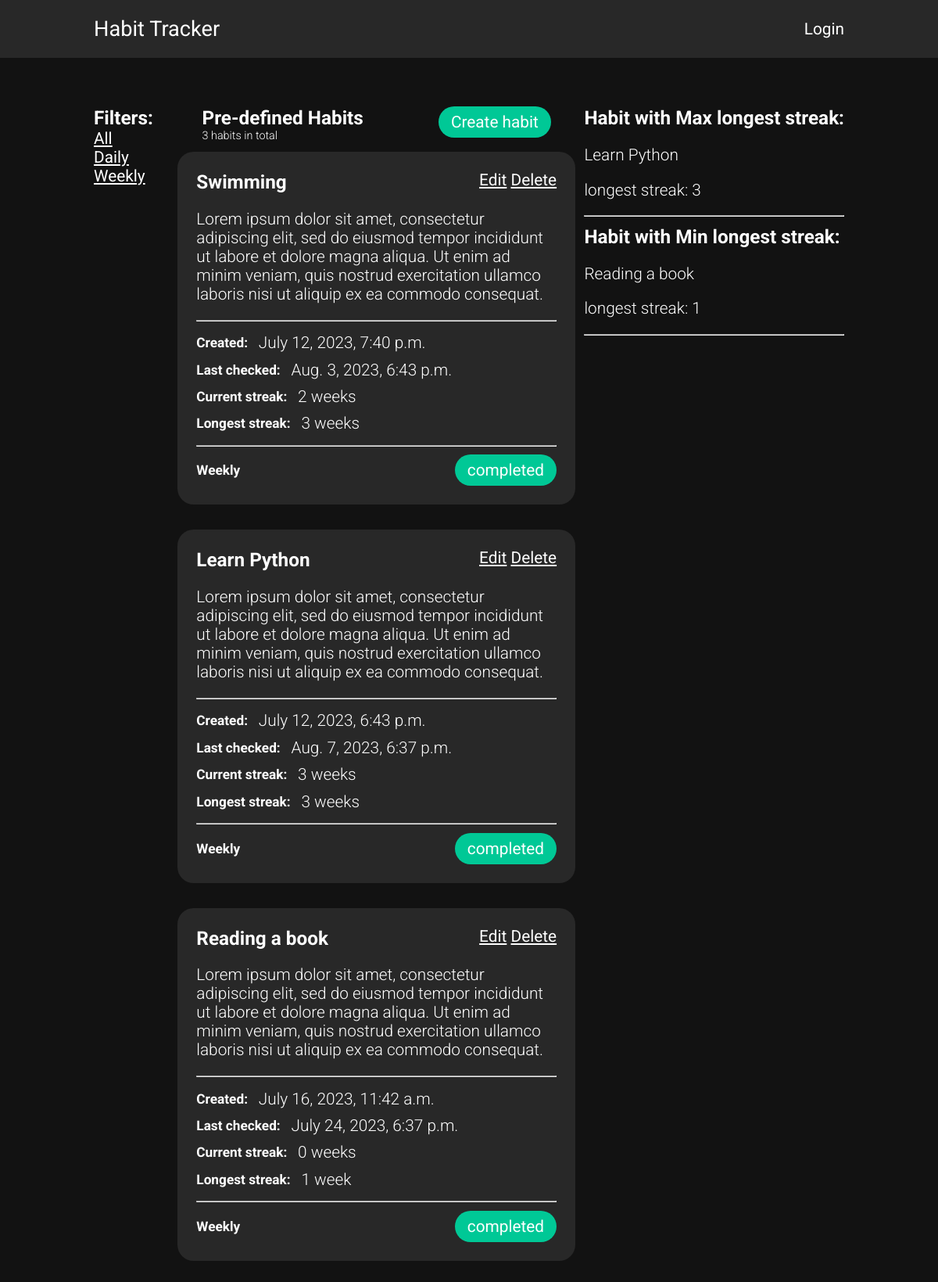
The app's page /?q=Weekly with its own data.
### base/models.py (models this page shows, shortened)
class Habit(models.Model):
    user = models.ForeignKey(User, on_delete=models.SET_NULL, null=True)
    name = models.CharField(max_length=200)
    task = models.TextField(null= True, blank=True)
    periodicity = models.CharField(max_length=10, choices=Choices, default='Daily')
    last_check = models.DateTimeField(default= dt.datetime.now())
    created = models.DateTimeField(auto_now_add=True)
    streak = models.IntegerField(default=0)
    longest_streak = models.IntegerField(default=0)
    class Meta:
        ordering =['-longest_streak','-created']
    @classmethod
    def uncheck_daily(cls):
            Daily_habits = cls.objects.filter(periodicity='Daily')
            current_date = dt.date.today()
            for Daily_habit in Daily_habits:
                if (current_date - Daily_habit.last_check.date())> dt.timedelta(days=1):
                    Daily_habit.streak=0
                    Daily_habit.save(update_fields=['streak'])
    @classmethod
    def uncheck_weekly(cls):
            Weekly_habits = cls.objects.filter(periodicity='Weekly')
            current_date = dt.date.today()
            for Weekly_habit in Weekly_habits:
                if(current_date.isocalendar()[1] - Weekly_habit.last_check.date().isocalendar()[1])> 1:
                    Weekly_habit.streak=0
                    Weekly_habit.save(update_fields=['streak'])

### base/views.py (the view)
# urls.py: 2. Add a URL to urlpatterns:  path('', views.home, name='home')
def home(request):
    Habit.uncheck_daily()
    Habit.uncheck_weekly()
    if request.user.is_authenticated:
        habits = Habit.objects.filter(user_id=request.user.id)
    else:
        habits = Habit.objects.filter(user_id=2)
    if request.GET.get('q') != None:
        habits = habits_by_periodicity(habits,request.GET.get('q'))
    habit_count = habits.count()
    mls_habit = min_longest_streak(habits)
    MLS_habit = max_longest_streak(habits)
    context = {'habits': habits, 'habit_count': habit_count,'MLS_habit': MLS_habit, 'mls_habit':mls_habit}
    return render(request, 'base/home.html', context)

### base/habit_analysis.py (called while the page is built)
def min_longest_streak(habits):
    return habits.order_by('-longest_streak').last()

def max_longest_streak(habits):
    return habits.order_by('-longest_streak').first()

def habits_by_periodicity(habits,q):
    return habits.filter(periodicity=q)

### base/templates/base/home.html
{% extends 'main.html'%}
{% block content%}
<section class="container row">
<div class="filter">
    <h3>Filters:</h3>
    <div><a href="{% url 'home' %}" class="link underline">All</a></div>
    <div><a href="{% url 'home' %}?q=Daily" class="link underline">Daily</a></div>
    <div><a href="{% url 'home' %}?q=Weekly" class="link underline">Weekly</a></div>
</div>
<div class="main">
    {% if request.user.is_authenticated %}
    <div class="title">
        <div class="main-layout">
            <div>
                <h3>Your Habits:</h3>
                {%if habit_count == 1%}
                    <h6>{{habit_count}} habit in total</h6>
                {%else%}
                    <h6>{{habit_count}} habits in total</h6>
                {% endif %}
            </div>
            <a href="{% url 'create-habit' %}" class="btn">Create habit</a>
        </div>
    </div>
    {% for habit in habits %}
    <div class="habit-card">
        <div class="main-layout">
            <h3>{{habit.name}}</h3>
            <div>
            <a href="{% url 'update-habit' habit.id %}" class="link underline">Edit</a>
            <a href="{% url 'delete-habit' habit.id %}" class="link underline">Delete</a>
            </div>
        </div>
        <p>{{habit.task}}</p>
        <hr>
        <div class="align"><h5>Created:&nbsp&nbsp</h5> <p>{{habit.created}}</p></div>
        <div class="align"><h5>Last checked:&nbsp&nbsp</h5> <p>{{habit.last_check}}</p></div>
        {%if habit.periodicity == 'Daily'%}
        <div class="align"><h5>Current streak:&nbsp&nbsp</h5> <p>{{habit.streak}}{%if habit.streak == 1%} day{%else%} days{%endif%}</p></div>
        <div class="align"><h5>Longest streak:&nbsp&nbsp</h5> <p>{{habit.longest_streak}}{%if habit.longest_streak == 1%} day{%else%} days{%endif%}</p></div>
        {%else%}
        <div class="align"><h5>Current streak:&nbsp&nbsp</h5> <p>{{habit.streak}}{%if habit.streak == 1%} week{%else%} weeks{%endif%}</p></div>
        <div class="align"><h5>Longest streak:&nbsp&nbsp</h5> <p>{{habit.longest_streak}}{%if habit.longest_streak == 1%} week{%else%} weeks{%endif%}</p></div>
        {%endif%}
        <hr>
        <div class="main-layout">
            <h5>{{habit.periodicity}}</h5>
            <a href="{% url 'check-habit' habit.id %}" class="btn">completed</a>
        </div>
    </div>
    {% endfor %}
    {%else%}
    <div class="title">
        <div class="main-layout">
            <div>
                <h3>Pre-defined Habits</h3>
                {%if habit_count == 1%}
                    <h6>{{habit_count}} habit in total</h6>
                {%else%}
                    <h6>{{habit_count}} habits in total</h6>
                {% endif %}
            </div>
            <a href="{% url 'create-habit' %}" class="btn">Create habit</a>
        </div>
    </div>
    {% for habit in habits %}
    <div class="habit-card">
        <div class="main-layout">
            <h3>{{habit.name}}</h3>
            <div>
            <a href="{% url 'update-habit' habit.id %}" class="link underline">Edit</a>
            <a href="{% url 'delete-habit' habit.id %}" class="link underline">Delete</a>
            </div>
        </div>
        <p>{{habit.task}}</p>
        <hr>
        <div class="align"><h5>Created:&nbsp&nbsp</h5> <p>{{habit.created}}</p></div>
        <div class="align"><h5>Last checked:&nbsp&nbsp</h5> <p>{{habit.last_check}}</p></div>
        {%if habit.periodicity == 'Daily'%}
        <div class="align"><h5>Current streak:&nbsp&nbsp</h5> <p>{{habit.streak}}{%if habit.streak == 1%} day{%else%} days{%endif%}</p></div>
        <div class="align"><h5>Longest streak:&nbsp&nbsp</h5> <p>{{habit.longest_streak}}{%if habit.longest_streak == 1%} day{%else%} days{%endif%}</p></div>
        {%else%}
        <div class="align"><h5>Current streak:&nbsp&nbsp</h5> <p>{{habit.streak}}{%if habit.streak == 1%} week{%else%} weeks{%endif%}</p></div>
        <div class="align"><h5>Longest streak:&nbsp&nbsp</h5> <p>{{habit.longest_streak}}{%if habit.longest_streak == 1%} week{%else%} weeks{%endif%}</p></div>
        {%endif%}
        <hr>
        <div class="main-layout">
            <h5>{{habit.periodicity}}</h5>
            <a href="{% url 'check-habit' habit.id %}" class="btn">completed</a>
        </div>
    </div>
    {% endfor %}
    {% endif %}
</div>
<div class="longest_streak">
    <div>
    <h3>Habit with Max longest streak:</h3>
    <p>{{MLS_habit.name}}</p>
    <p>longest streak: {{MLS_habit.longest_streak}}</p>
    <hr>
    </div>
    <div>
    <h3>Habit with Min longest streak:</h3>
    <p>{{mls_habit.name}}</p>
    <p>longest streak: {{mls_habit.longest_streak}}</p>
    <hr>
    </div>
</div>
</section>
{% endblock content%}

### templates/main.html (style rules this page uses)
a { text-decoration: none; color: white; }
p { font-weight:300; }
h3 { margin: 0; }
body { background-color: #121212; margin: 0; font-size: 1.3rem; font-family: Roboto; color: white; }
h5 { margin:0; }
h6 { font-size: 0.9rem; font-weight: 300; margin:0; }
.container { width: 80%; max-width: 1100px; margin: 0 auto; }
.row { padding: 3em 0; display: flex; justify-content: space-between; align-items: flex-start; }
.main-layout { display: flex; justify-content: space-between; align-items: flex-start; }
.main-layout h5 { align-self: center; }
.filter { width:10%; }
.underline { text-decoration: underline; }
.main { width:53%; }
.title { padding: 0 1.5em; }
.btn { background-color: #00C896; color: white; border-radius: 100px; padding: 0.5rem 1rem; }
.habit-card { margin: 0.75rem 0 2rem 0; padding: 1.5rem; background-color: rgba(40,40,40); color: white; border-radius: 1em; }
.link { color:white; }
.align { display: flex; align-items: center; }
.align p { margin: 0.25em; }

### records on screen
Habit: name "Swimming", task "Lorem ipsum dolor sit amet, consectetur adipiscing elit, sed do eiusmod tempor incididunt ut labore et dolore magna aliqua. Ut enim ad minim veniam, quis nostrud exercitation ullamco laboris nisi ut aliquip ex ea commodo consequat.", created "July 12, 2023, 7:40 p.m.", last_check "Aug. 3, 2023, 6:43 p.m.", streak "2", shows "weeks", longest_streak "3", periodicity "Weekly"
Habit: name "Learn Python", task "Lorem ipsum dolor sit amet, consectetur adipiscing elit, sed do eiusmod tempor incididunt ut labore et dolore magna aliqua. Ut enim ad minim veniam, quis nostrud exercitation ullamco laboris nisi ut aliquip ex ea commodo consequat.", created "July 12, 2023, 6:43 p.m.", last_check "Aug. 7, 2023, 6:37 p.m.", streak "3", shows "weeks", longest_streak "3", periodicity "Weekly"
Habit: name "Reading a book", task "Lorem ipsum dolor sit amet, consectetur adipiscing elit, sed do eiusmod tempor incididunt ut labore et dolore magna aliqua. Ut enim ad minim veniam, quis nostrud exercitation ullamco laboris nisi ut aliquip ex ea commodo consequat.", created "July 16, 2023, 11:42 a.m.", last_check "July 24, 2023, 6:37 p.m.", streak "0", shows "weeks", longest_streak "1", periodicity "Weekly"

### other values on screen
{{ habit_count }} "3"
